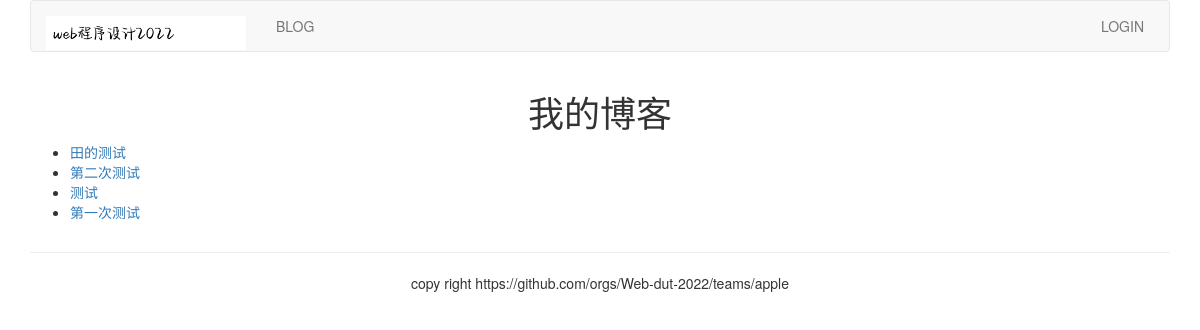
Screenshot of /blog/ with the database file from the repository.
### blog/models.py (models this page shows, shortened)
class BlogArticles(models.Model):
    title = models.CharField(max_length=300)
    author = models.ForeignKey(User, related_name="blog_posts",on_delete = models.DO_NOTHING)
    body = models.TextField()
    publish = models.DateTimeField(default=timezone.now)
    class Meta:
        ordering = ("-publish",)

### blog/views.py (the view)
# urls.py: path("", views.blog_title, name='blog_title'),
def blog_title(request):
    blogs = BlogArticles.objects.all()
    return render(request,"blog/titles.html",{"blogs":blogs})

### templates/blog/titles.html (shortened to what this page needs)
{% extends "base.html" %}
{% block content %}
<div class="row text-center vertical-middle-sm">
    <h1>我的博客</h1>
</div>
<div class="row">
    <div class="col-xs-12 col-md-8">
    <ul>
    {% for blog in blogs %}
        <li><a href="{{blog.id}}">{{ blog.title }}</a></li>
    {% endfor %}
    </ul>
    </div>
</div>
{% endblock %}

### rows the page displays
BlogArticles: title "田的测试"
BlogArticles: title "第二次测试"
BlogArticles: title "测试"
BlogArticles: title "第一次测试"
